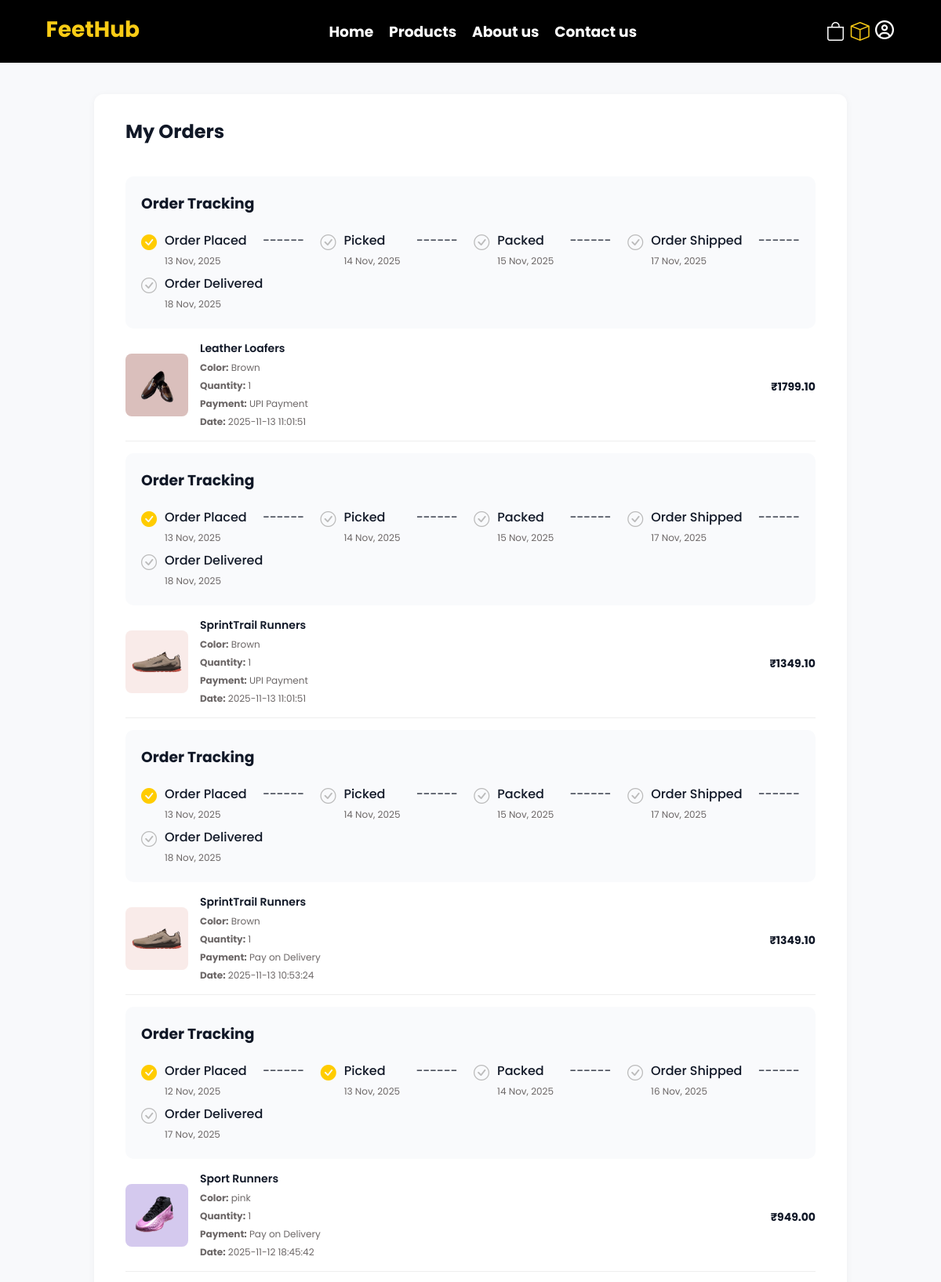
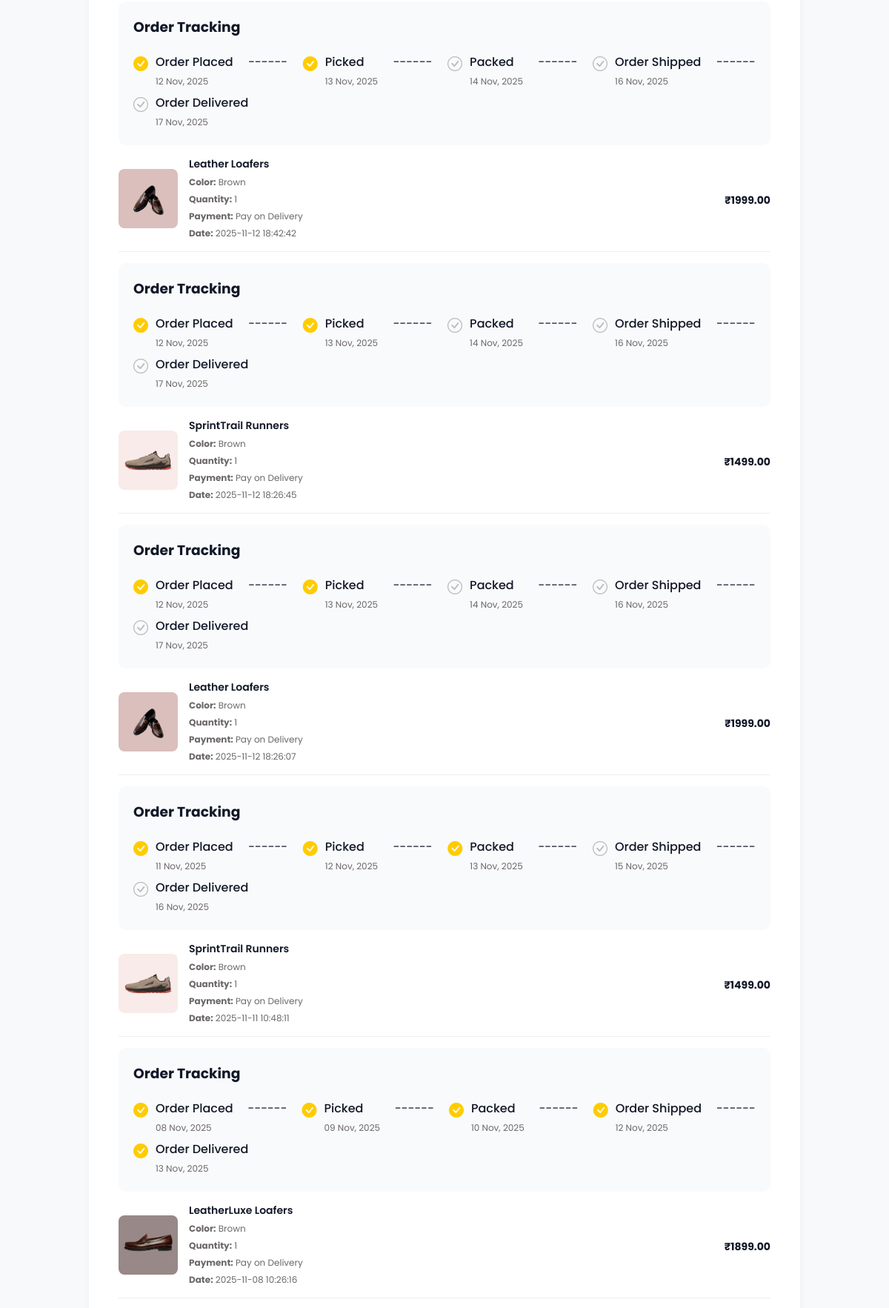
/my_order.php (signed in, upper part), run on the app's committed database (2 pictures, top to bottom).
### tables this page shows
CREATE TABLE `orders` (
  `order_id` int(11) NOT NULL,
  `user_id` int(11) NOT NULL,
  `username` varchar(20) NOT NULL,
  `product_id` int(11) NOT NULL,
  `merchant_id` int(11) NOT NULL,
  `product_name` varchar(255) DEFAULT NULL,
  `quantity` int(11) DEFAULT 1,
  `total_amount` decimal(10,2) DEFAULT NULL,
  `payment_method` varchar(100) DEFAULT NULL,
  `order_date` timestamp NOT NULL DEFAULT current_timestamp()
);

CREATE TABLE `product_images` (
  `id` int(11) NOT NULL,
  `product_id` int(11) DEFAULT NULL,
  `color` varchar(50) DEFAULT NULL,
  `image_path` varchar(400) DEFAULT NULL,
  `is_main` tinyint(1) DEFAULT 0
);

### my_order.php (the view, shortened to what this page needs)
<?php
include_once('./config/config.php');
?>
<!DOCTYPE html>
<html lang="en">
<head>
    <link rel="stylesheet" href="./css/style.css">
    <link rel="stylesheet" href="./css/product.css">
    <link rel="stylesheet" href="./css/my_order.css">
    <link rel="stylesheet" href="https://cdn.jsdelivr.net/npm/bootstrap-icons@1.13.1/font/bootstrap-icons.min.css">
    <link rel="stylesheet" href="https://cdnjs.cloudflare.com/ajax/libs/font-awesome/6.7.2/css/all.min.css"
 />
</head>
<body>
    <header>
        <div class="wrapper">
            <?php include("./components/nav.php") ?>
        </div>
    </header>
    <div class="container">
        <div class="order-header">
            <h2>My Orders</h2>
        </div>
        <div class="order-items">
            <?php
            $query = "SELECT * FROM orders WHERE username = '$username' ORDER BY order_date DESC";
            $res = mysqli_query($connect, $query);
            if (mysqli_num_rows($res) > 0) {
                while ($row = mysqli_fetch_assoc($res)) {
                    $orderdate = $row['order_date'];
                    try {
                        $orderDate = new DateTime($orderdate);
                    } catch (Exception $e) {
                        $orderDate = new DateTime();
                    }
                    $placedDate = (clone $orderDate);
                    $pickedDate = (clone $orderDate)->modify('+1 day');
                    $packedDate = (clone $pickedDate)->modify('+1 day');
                    $shippedDate = (clone $packedDate)->modify('+2 day');
                    $deliveredDate = (clone $shippedDate)->modify('+1 day');
                    $today = new DateTime();
                    $steps = [
                        "Order Placed" => $placedDate,
                        "Picked" => $pickedDate,
                        "Packed" => $packedDate,
                        "Order Shipped" => $shippedDate,
                        "Order Delivered" => $deliveredDate,
                    ];
                    ?>
                    <div class="order-tracking">
                        <h3>Order Tracking</h3>
                        <div class="steps">
                            <?php $i = 0; ?>
                            <?php foreach ($steps as $label => $date): ?>
                                <?php
                                if ($label === "Order Placed") {
                                    $completed = true;
                                } else {
                                    $completed = ($today->format('Y-m-d') >= $date->format('Y-m-d'));
                                }
                                $iconClass = $completed ? "bi-check-circle-fill completed" : "bi-check-circle pending";
                                $formattedDate = $date->format('d M, Y');
                                ?>
                                <div class="step">
                                    <i class="bi <?= $iconClass; ?>"></i>
                                    <div>
                                        <p><?= htmlspecialchars($label); ?></p>
                                        <span><?= $formattedDate; ?></span>
                                    </div>
                                </div>
                                <?php if (++$i < count($steps)): ?>
                                    <p>------</p>
                                <?php endif; ?>
                            <?php endforeach; ?>
                        </div>
                    </div>
                    <?php
                    $product_id = $row['product_id'];
                    $productname = $row['product_name'];
                    $quantity = $row['quantity'];
                    $tolamt = $row['total_amount'];
                    $payment_method = $row['payment_method'];
                    $orderdate = $row['order_date'];
                    $imageQuery = "SELECT image_path FROM product_images WHERE product_id = $product_id AND is_main = 1 LIMIT 1";
                    $imageResult = mysqli_query($connect, $imageQuery);
                    $img = mysqli_fetch_assoc($imageResult);
                    $colorQuery = "SELECT DISTINCT color FROM product_images WHERE product_id = $product_id AND color IS NOT NULL";
                    $colorResult = mysqli_query($connect, $colorQuery);
                    ?>
                    <div class="item">
                        <?php if ($img) { ?>
                            <img src="./<?= htmlspecialchars($img['image_path']); ?>" alt="Product Image">
                        <?php } else { ?>
                            <img src="./assests/no-image.png" alt="No Image">
                        <?php } ?>
                        <div class="details">
                            <h4><?= htmlspecialchars($productname); ?></h4>
                            <p><strong>Color:</strong>
                                <?php
                                if (mysqli_num_rows($colorResult) > 0) {
                                    while ($color = mysqli_fetch_assoc($colorResult)) {
                                        echo '<span>' . htmlspecialchars($color['color']) . '</span> ';
                                    }
                                } else {
                                    echo '<span>—</span>';
                                }
                                ?>
                            </p>
                            <p><strong>Quantity:</strong> <?= $quantity; ?></p>
                            <p><strong>Payment:</strong> <?= htmlspecialchars($payment_method); ?></p>
                            <p><strong>Date:</strong> <?= htmlspecialchars($orderdate); ?></p>
                        </div>
                        <div class="price">
                            <strong>₹<?= $tolamt; ?></strong>
                        </div>
                    </div>
                    <?php
                }
            } else {
                echo "<p>No orders found for this user.</p>";
            }
            ?>
        </div>
    </div>
</body>
</html>

### css/style.css (style rules this page uses)
* { padding: 0; margin: 0; font-family: 'Poppins', sans-serif; }
:root { --primary-yellow: #FACC15; --secondary-blue: #111827; --teritory-black: #000000; --card-grey: #6C6767; --fs-12: 12px; --fs-14: 14px; --fs-16: 16px; --fs-18: 18px; --fs-20: 20px; --fs-24: 24px; --fs-26: 26px; --fs-28: 28px; --fs-32: 32px; --fs-36: 36px; --fs-40: 40px; --fs-60: 60px; --fs-64: 64px; --fs-70: 70px; --fs-96: 96px; }
html { scroll-behavior: smooth; }
body { background-color: white; }
header { width: 100%; height: 100vh; display: flex; justify-content: center; align-items: center; }
header .wrapper { width: 100%; height: 100%; }
@media screen and (max-width: 1200px) and (min-width: 1024px) { :root { --fs-96: 80px; --fs-70: 60px; --fs-60: 50px; --fs-40: 36px; --fs-20: 18px; --fs-18: 16px; --fs-16: 14px; --fs-14: 12px; } }

### css/product.css (style rules this page uses)
* { scrollbar-width: thin; scrollbar-color: var(--primary-yellow) #f1f1f1; }
header { width: 100%; height: 10vh; display: flex; justify-content: center; align-items: center; }
header .wrapper { width: 100%; height: 100%; }

### css/my_order.css (style rules this page uses)
* { margin: 0; padding: 0; box-sizing: border-box; font-family: "Poppins", sans-serif; scrollbar-width: thin; scrollbar-color: var(--primary-yellow) #f1f1f1; }
.step i { font-size: 20px; color: #ccc; }
.step i.completed { color: #ffcc00; }
.step i.pending { color: #bbb; }
body { background: #f8f9fb; color: var(--secondary-blue); }
.container { max-width: 80%; display: flex; flex-direction: column; gap: 20px; margin: 40px auto; background: white; padding: 30px 40px; border-radius: 12px; box-shadow: 0 2px 10px rgba(0, 0, 0, 0.05); }
.order-header { display: flex; justify-content: space-between; align-items: center; flex-wrap: wrap; margin-bottom: 20px; }
.order-header h2 { font-size: var(--fs-24); }
.order-tracking { background: #f9fafc; padding: 20px; border-radius: 10px; height: auto; display: flex; flex-direction: column; gap: 20px; }
.steps { display: flex; justify-content: space-between; flex-wrap: wrap; gap: 5px; }
.step { text-align: start; position: relative; height: auto; display: flex; gap: 10px; }
.step i { color: var(--primary-yellow); }
.step p { font-weight: 500; }
.step span { font-size: var(--fs-12); color: var(--card-grey); }
.completed::after { background: var(--primary-yellow); }
.order-items .item { display: flex; align-items: center; justify-content: space-between; margin: 15px 0; padding-bottom: 15px; border-bottom: 1px solid #eee; }
.order-items img { width: 80px; height: 80px; border-radius: 8px; object-fit: cover; }
.details { flex: 1; margin-left: 15px; }
.details h4 { font-size: var(--fs-16); font-weight: 600; }
.details p { color: var(--card-grey); font-size: var(--fs-14); margin-top: 5px; }
.price { text-align: right; }
.price strong { display: block; font-size: var(--fs-16); margin-top: 5px; }

### data on the page
orders: label "Order Placed", formattedDate "13 Nov, 2025", label "Picked", formattedDate "14 Nov, 2025", label "Packed", formattedDate "15 Nov, 2025", label "Order Shipped", formattedDate "17 Nov, 2025", label "Order Delivered", formattedDate "18 Nov, 2025", product_images.image_path (picture), product_name "Leather Loafers", color "Brown", quantity "1", payment_method "UPI Payment", order_date "2025-11-13 11:01:51", total_amount "1799.10"
orders: label "Order Placed", formattedDate "13 Nov, 2025", label "Picked", formattedDate "14 Nov, 2025", label "Packed", formattedDate "15 Nov, 2025", label "Order Shipped", formattedDate "17 Nov, 2025", label "Order Delivered", formattedDate "18 Nov, 2025", product_images.image_path (picture), product_name "SprintTrail Runners", color "Brown", quantity "1", payment_method "UPI Payment", order_date "2025-11-13 11:01:51", total_amount "1349.10"
orders: label "Order Placed", formattedDate "13 Nov, 2025", label "Picked", formattedDate "14 Nov, 2025", label "Packed", formattedDate "15 Nov, 2025", label "Order Shipped", formattedDate "17 Nov, 2025", label "Order Delivered", formattedDate "18 Nov, 2025", product_images.image_path (picture), product_name "SprintTrail Runners", color "Brown", quantity "1", payment_method "Pay on Delivery", order_date "2025-11-13 10:53:24", total_amount "1349.10"
orders: label "Order Placed", formattedDate "12 Nov, 2025", label "Picked", formattedDate "13 Nov, 2025", label "Packed", formattedDate "14 Nov, 2025", label "Order Shipped", formattedDate "16 Nov, 2025", label "Order Delivered", formattedDate "17 Nov, 2025", product_images.image_path (picture), product_name "Sport Runners", color "pink", quantity "1", payment_method "Pay on Delivery", order_date "2025-11-12 18:45:42", total_amount "949.00"
orders: label "Order Placed", formattedDate "12 Nov, 2025", label "Picked", formattedDate "13 Nov, 2025", label "Packed", formattedDate "14 Nov, 2025", label "Order Shipped", formattedDate "16 Nov, 2025", label "Order Delivered", formattedDate "17 Nov, 2025", product_images.image_path (picture), product_name "Leather Loafers", color "Brown", quantity "1", payment_method "Pay on Delivery", order_date "2025-11-12 18:42:42", total_amount "1999.00"
orders: label "Order Placed", formattedDate "12 Nov, 2025", label "Picked", formattedDate "13 Nov, 2025", label "Packed", formattedDate "14 Nov, 2025", label "Order Shipped", formattedDate "16 Nov, 2025", label "Order Delivered", formattedDate "17 Nov, 2025", product_images.image_path (picture), product_name "SprintTrail Runners", color "Brown", quantity "1", payment_method "Pay on Delivery", order_date "2025-11-12 18:26:45", total_amount "1499.00"
orders: label "Order Placed", formattedDate "12 Nov, 2025", label "Picked", formattedDate "13 Nov, 2025", label "Packed", formattedDate "14 Nov, 2025", label "Order Shipped", formattedDate "16 Nov, 2025", label "Order Delivered", formattedDate "17 Nov, 2025", product_images.image_path (picture), product_name "Leather Loafers", color "Brown", quantity "1", payment_method "Pay on Delivery", order_date "2025-11-12 18:26:07", total_amount "1999.00"
orders: label "Order Placed", formattedDate "11 Nov, 2025", label "Picked", formattedDate "12 Nov, 2025", label "Packed", formattedDate "13 Nov, 2025", label "Order Shipped", formattedDate "15 Nov, 2025", label "Order Delivered", formattedDate "16 Nov, 2025", product_images.image_path (picture), product_name "SprintTrail Runners", color "Brown", quantity "1", payment_method "Pay on Delivery", order_date "2025-11-11 10:48:11", total_amount "1499.00"
orders: label "Order Placed", formattedDate "08 Nov, 2025", label "Picked", formattedDate "09 Nov, 2025", label "Packed", formattedDate "10 Nov, 2025", label "Order Shipped", formattedDate "12 Nov, 2025", label "Order Delivered", formattedDate "13 Nov, 2025", product_images.image_path (picture), product_name "LeatherLuxe Loafers", color "Brown", quantity "1", payment_method "Pay on Delivery", order_date "2025-11-08 10:26:16", total_amount "1899.00"
